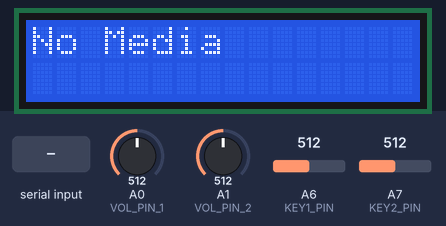
Simulated run of this sketch. Board: Arduino Nano, built with avr-gcc and run on an emulated ATmega328P. On the bench: 16×2 character LCD. Inputs (shaded band) come from the test bench; at power-on: A0 (VOL_PIN_1) = 512, A1 (VOL_PIN_2) = 512, A6 (KEY1_PIN) = 512, A7 (KEY2_PIN) = 512.

Above: at 1.3 s.
1.4 s: "90:45|" received over Serial
At 2.46 s:
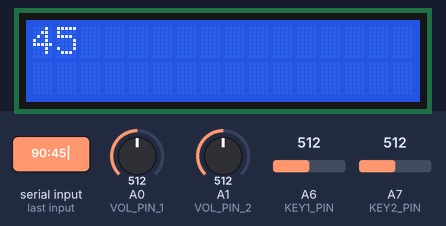
4.0 s: "30:150|" received over Serial
At 5.02 s:
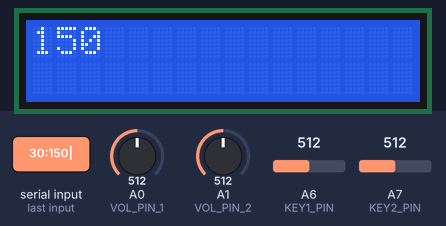
Timing chart, 0 to 7.0 s (numbered marks = the images above; inputs shaded):
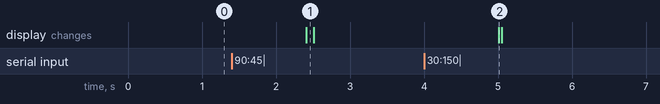

Measured:
- after the input at 1.4 s, the display: changes after 1.0 s (image 1)
- after the input at 4.0 s, the display: changes after 1.0 s (image 2)

The sketch:

internet_radio.ino
```cpp
#include <LiquidCrystal_I2C.h>

#define KEY1_PIN A6
#define KEY2_PIN A7
#define VOL_PIN_1 A0
#define VOL_PIN_2 A1
#define VOL_HIGH 350

LiquidCrystal_I2C lcd(0x27, 16, 2);
String displayLine1 = "";
String displayLine2 = "";
unsigned long displayTime = 0;
int displayPeriod = 0;
bool tempDisplay = false;

bool onState = true;
byte volPin1State = 0;
byte volPin2State = 0;
int key1LastButton = -1;
int key2LastButton = -1;

const String KEY1_NAMES[] = {
  "power",
  "function",
  "play_pause",
  "stop",
  "prev",
  "next"
};

const String KEY2_NAMES[] = {
  "dsgx",
  "tool",
  "up",
  "enter",
  "down",
  "eject"
};

const int KEY_THRESHOLDS[][2] = {
  {50, 80},
  {100, 130},
  {195, 225},
  {260, 290},
  {360, 390},
  {470, 500}
};

void toggleOnOff() {
  if (onState) {
    Serial.println("power_off");
    lcd.noDisplay();
    lcd.noBacklight();
  } else {
    Serial.println("power_on");
    lcd.display();
    lcd.backlight();
  }
  onState = !onState;
}

void readKey(int pin, String *buttonNames, int &lastButton) {
  int analogVal = analogRead(pin);
  for (int i = 0; i < 6; i++) {
    if (analogVal >= KEY_THRESHOLDS[i][0] && analogVal <= KEY_THRESHOLDS[i][1]) {
      if (lastButton != i) {
        lastButton = i;
        if (pin == KEY1_PIN && i == 0) {
          // Power button has been pressed
          toggleOnOff();
        } else {
          if (onState) {
            Serial.println(buttonNames[i]);
          }
        }
      }
      return;
    }
  }
  lastButton = -1;
}

void readVolume() {
  byte newVolPin1State = analogRead(VOL_PIN_1) >= VOL_HIGH ? 1 : 0;
  byte newVolPin2State = analogRead(VOL_PIN_2) >= VOL_HIGH ? 1 : 0;
  if (newVolPin1State != volPin1State) {
    volPin1State = newVolPin1State;
    if (newVolPin2State != volPin2State) {
      volPin2State = newVolPin2State;
      if (onState) {
        if (newVolPin1State == newVolPin2State) {
          Serial.println("volume_up");
        } else {
          Serial.println("volume_down");
        }
      }
    }
  }
}

void setDisplay(String line1, String line2) {
  displayLine1 = line1;
  displayLine2 = line2;
  if (!tempDisplay) {
    printDisplay(line1, line2);
  }
}

void setTempDisplay(String line1, String line2, int ms) {
  printDisplay(line1, line2);
  displayPeriod = ms;
  displayTime = millis();
  tempDisplay = true;
}

void resetTempDisplay() {
  if (tempDisplay) {
    if((unsigned long)(millis() - displayTime) > displayPeriod) {
      printDisplay(displayLine1, displayLine2);
      tempDisplay = false;
    }
  }
}

void printDisplay(String line1, String line2) {
  lcd.clear();
  lcd.print(line1);
  lcd.setCursor(0, 1);
  lcd.print(line2);
}

void serialEvent() {
  String line1 = Serial.readStringUntil('|');
  String line2 = Serial.readStringUntil('\n');
  int indexOfColon = line1.indexOf(':');
  if (indexOfColon == -1) {
    return;
  }
  String timeStr = line1.substring(0, indexOfColon);
  line1 = line1.substring(indexOfColon + 1);
  int ms = timeStr.toInt();
  if (ms > 0) {
    setTempDisplay(line1, line2, ms);
  } else {
    setDisplay(line1, line2);
  }
}

void setup() {
  volPin1State = analogRead(VOL_PIN_1) >= VOL_HIGH ? 1 : 0;
  volPin2State = analogRead(VOL_PIN_2) >= VOL_HIGH ? 1 : 0;

  lcd.init();
  lcd.clear();
  lcd.backlight();

  setDisplay("Booting", "Waiting for RPi");

  Serial.begin(9600);
  while (!Serial) {
    ; // Wait for serial port to connect
  }
  setDisplay("No Media", "");
}

void loop() {
  readKey(KEY1_PIN, KEY1_NAMES, key1LastButton);
  readKey(KEY2_PIN, KEY2_NAMES, key2LastButton);
  readVolume();
  resetTempDisplay();
}
```
